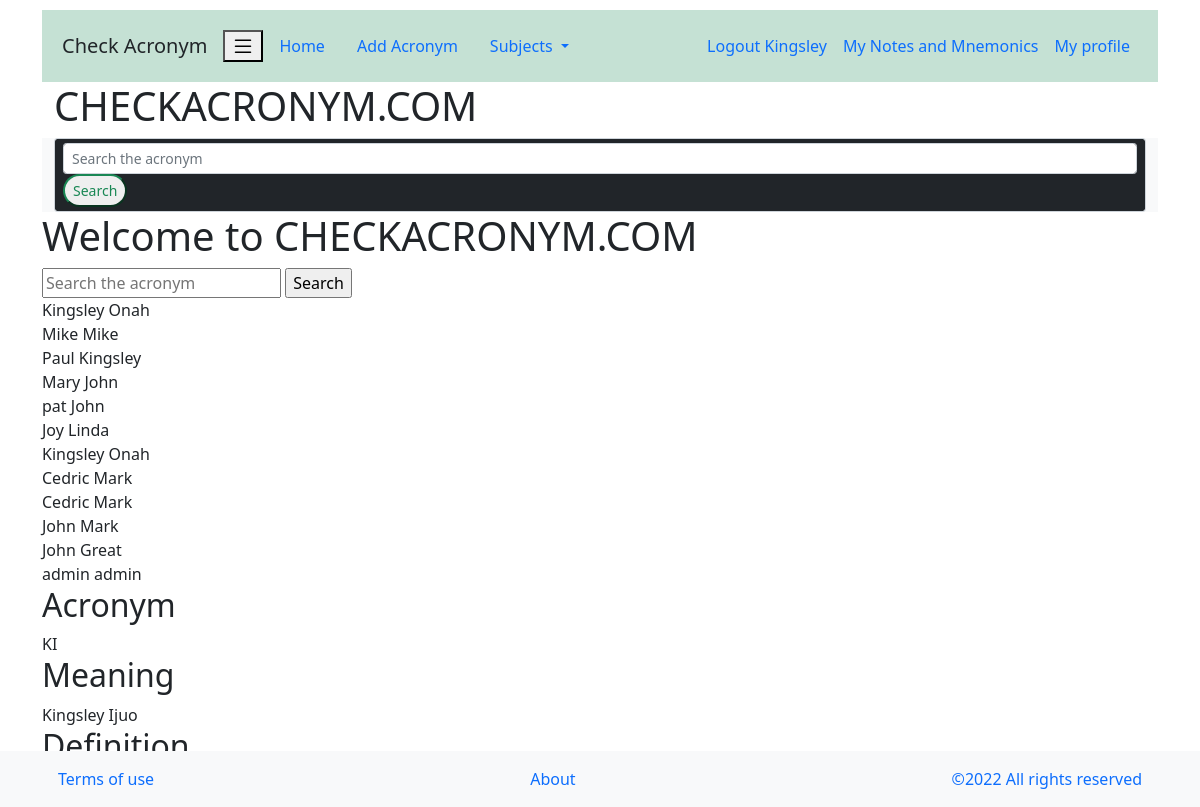
Page /home (signed in) on the committed database.
### model.py (models this page shows)
class Users(UserMixin, db.Model):
    id = db.Column(db.Integer, primary_key=True)
    firstname = db.Column(db.String(64), nullable=False)
    lastname = db.Column(db.String(64), nullable=False)
    email = db.Column(db.String(100), unique=True, nullable=False)
    password = db.Column(db.String(64), index=True)
    adds = db.relationship('Create', backref='author', lazy='dynamic')

### view.py (the view)
@view.route('/home')
@login_required
def home():
    search = Users.query.all()
    return render_template("index.html", search=search, user=current_user)

### __init__.py (called while the page is built)
def create_app(test_config=None):
    app = Flask(__name__, instance_relative_config=True)
    app.config['SECRET_KEY'] = 'king'
    app.config['SQLALCHEMY_DATABASE_URI'] = \
        'sqlite:///' + os.path.join(basedir, 'acronym.db')
    app.config['SQLALCHEMY_COMMIT_ON_TEARDOWN'] = True
    db.init_app(app)
    migrate.init_app(app, db)
    from . import view
    from . import auth
    app.register_blueprint(view.view)
    app.register_blueprint(auth.auth)
    from .model import Users, Create
    login_manager = LoginManager()
    login_manager.login_view = 'view.index'
    login_manager.init_app(app)
    @login_manager.user_loader
    def load_user(id):
        return Users.query.get(int(id))
    return app

### view.py (called while the page is built)
@view.context_processor
def base():
    acronym_added = Create.query.all()
    collect_acronym = {}
    for value in acronym_added:
        author = value.author_id
        added = Users.query.filter_by(id=author)
        for id in added:
            added_by = id
        if value.subject not in collect_acronym:
            collect_acronym.update({value.subject: [value.acronym]})
        else:
            collect_acronym[value.subject].append(value.acronym)
    return dict(added_by=added_by, collect_acronym=collect_acronym, user=current_user)

### templates/index.html (shortened to what this page needs)
{% extends  "base.html" %}
{%block content%}
<h1>Welcome to CHECKACRONYM.COM</h1>
<form method="post" action="/search">
<div>
    <input type="text" name="search" placeholder="Search the acronym" id="search">
    <input type="submit" value="Search">
</div>
</form>
{% for user in search %}
{{user.firstname}} {{user.lastname}} <br>
{% endfor %}
<div>
<h2>Acronym</h2>
KI
</div>
<div>
    <h2>Meaning</h2>
Kingsley Ijuo
</div>
<div>
    <h2>Definition</h2>
</div>
{%endblock%}

### templates/base.html (shortened to what this page needs)
<!DOCTYPE html>
<html lang="en" xmlns="http://www.w3.org/1999/html" xmlns="http://www.w3.org/1999/html"
      xmlns="http://www.w3.org/1999/html">
<head>
    <link href="https://cdn.jsdelivr.net/npm/bootstrap@5.1.3/dist/css/bootstrap.min.css" rel="stylesheet">
    <link rel="stylesheet" href="../static/style.css">
</head>
<body class="container">
{% block nav %}
<nav class="navbar navbar-expand-lg bg-success p-2 text-dark bg-opacity-25" role="navigation" >
    <div class="container-fluid">
        <a class="navbar-brand link-dark" href="{{url_for('view.index')}}">Check Acronym</a>
        <button class="navbar-toggler-sm" type="button" data-bs-toggle="collapse" data-bs-target="#navbarSupportedContent" aria-controls="navbarSupportedContent" aria-expanded="false" aria-label="Toggle navigation">
     <span> </span>
    </button>
        <div class="collapse navbar-collapse align-items-center" id="navbarSupportedContent">
    <ul class="navbar-nav me-auto mb-2 mb-lg-0">
        {% if user.is_authenticated %}
            <li class="nav-link">
                <a href="/" class="nav-link">Home</a>
            </li>
            <li class="nav-link">
                <a href="/create" class="nav-link">Add Acronym</a>
            </li>
        <li class="nav-link dropdown">
          <a class="nav-link dropdown-toggle" href="#" id="navbarDropdown" role="button" data-bs-toggle="dropdown" aria-expanded="false">
            Subjects
          </a>
        </li>
    </ul>
            <ul class="navbar-nav ms-auto mb-2 mb-lg-0">
                <li><a class="nav-link nav-item" href="/logout">Logout  {{user.firstname}}</a></li>
                <li><a class="nav-link nav-item" href="#">My Notes and Mnemonics</a></li>
                <li><a class="nav-link nav-item" href="{{url_for('view.profile', id=user.id)}}">My profile</a></li>
            </ul>
        {% endif %}
        </div>
    </div>
</nav>
{% endblock %}
<div class="container">
 <h1>CHECKACRONYM.COM</h1>
</div>
{% block search %}
<div class="container bg-light">
<form method="post" action="/search" class="form-control form-control-sm bg-dark">
            <input type="search" name="search" placeholder="Search the acronym" id="search"
                   required class="form-control form-control-sm">
        <input type="submit" value="Search" class="btn-sm btn-outline-success rounded-pill">
        </form>
</div>
{% endblock %}
{%block content%}{%endblock%}
    <nav class="navbar navbar-expand-lg bg-light navbar-light fixed-bottom">
         <div class="container bg-light">
   <a href="#" class="nav-link nav-item" >Terms of use</a>
    <a href="#" class="nav-link nav-item">About</a>
    <a href="#" class="nav-link nav-item">&#169;2022 All rights reserved </a>
                     </div>
</nav>
</body>
</html>

### static/style.css (style rules this page uses)
body { margin: auto; background-color: white; padding: 10px; outline-style: none; }

### rows in the picture
Users: firstname "Kingsley", lastname "Onah"
Users: firstname "Kingsley", lastname "Onah"
Users: firstname "Mike", lastname "Mike"
Users: firstname "Paul", lastname "Kingsley"
Users: firstname "Mary", lastname "John"
Users: firstname "pat", lastname "John"
Users: firstname "Joy", lastname "Linda"
Users: firstname "Cedric", lastname "Mark"
Users: firstname "Cedric", lastname "Mark"
Users: firstname "John", lastname "Mark"
Users: firstname "John", lastname "Great"
Users: firstname "admin", lastname "admin"
